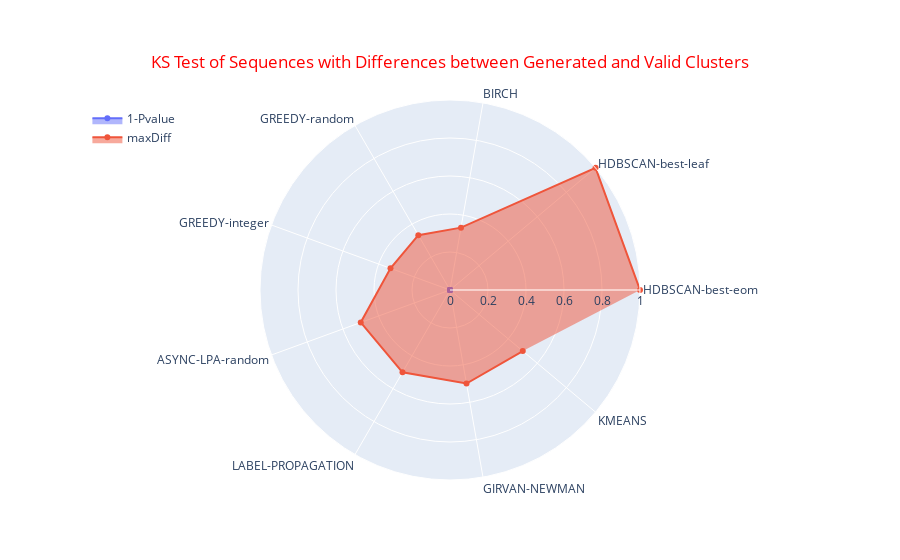

Notebook code for this chart:
### Markdown cell above
### Difference between Generated and Valid clusters

### Code cell
import pandas as pd
import plotly.graph_objects as go
from scipy.stats import ks_2samp
#import seaborn as sns
#import matplotlib.pyplot as plt
#%matplotlib inline

cols = ['maxDist','minPts','Cluster Sequence','Generated Cluster Count','Valid Cluster Count']
_df_clust_diff = _results_df[cols].copy()
_df_clust_diff['Difference'] = (_df_clust_diff['Generated Cluster Count'] 
                                - _df_clust_diff['Valid Cluster Count']).astype(float)
''' consider only records with difference != 0 '''
_diff_df = _df_clust_diff[_df_clust_diff['Difference'] > 0]
''' apply two sample KS-test to all sequences '''
_plot_df=pd.DataFrame([], columns=['Sequence','maxDiff','1-Pvalue'])
for each_seq in _diff_df['Cluster Sequence'].unique():
    _df_temp = _diff_df[_diff_df['Cluster Sequence'] ==each_seq]
    stat, pval = ks_2samp(_df_temp['Generated Cluster Count'],_df_temp['Valid Cluster Count'])
    _plot_df=_plot_df.append({'Sequence':each_seq,'maxDiff':stat, '1-Pvalue':1-pval}, ignore_index=True)

categories = _plot_df['Sequence'].to_list()
fig = go.Figure()

fig.add_trace(go.Scatterpolar(
      r=_plot_df['1-Pvalue'],
      theta=categories,
      fill='toself',
      name='1-Pvalue'
))
fig.add_trace(go.Scatterpolar(
      r=_plot_df['maxDiff'],
      theta=categories,
      fill='toself',
      name='maxDiff'
))

fig.update_layout(
    polar=dict(radialaxis=dict(visible=True,range=[0, 1])),
    title_font_color="red",
    title={'text': "KS Test of Sequences with Differences between Generated and Valid Clusters",
           'y':0.9,'x':0.5,'xanchor': 'center','yanchor': 'top'},
    legend=dict(yanchor="top",y=0.99,xanchor="left",x=0.01)
)
''' Need to install kaleido to write image to file'''
#_s_plot_save_file = str("../images/outputs/radar_plot_ks_test.png").replace(" ","_")
#fig.write_image(_s_plot_save_file)
fig.show()

### Figure 1 — Plotly figure (JSON) as saved in the notebook; plotly's stock layout.template omitted (floating-point values rounded to 4 significant figures)
{"data": [{"fill": "toself", "name": "1-Pvalue", "r": [0, 0, 0, 0, 0, 0, 0, 0, 0], "theta": ["HDBSCAN-best-eom", "HDBSCAN-best-leaf", "BIRCH", "GREEDY-random", "GREEDY-integer", "ASYNC-LPA-random", "LABEL-PROPAGATION", "GIRVAN-NEWMAN", "KMEANS"], "type": "scatterpolar"}, {"fill": "toself", "name": "maxDiff", "r": [1, 1, 0.3333, 0.3333, 0.3333, 0.5, 0.5, 0.5, 0.5], "theta": ["HDBSCAN-best-eom", "HDBSCAN-best-leaf", "BIRCH", "GREEDY-random", "GREEDY-integer", "ASYNC-LPA-random", "LABEL-PROPAGATION", "GIRVAN-NEWMAN", "KMEANS"], "type": "scatterpolar"}], "layout": {"legend": {"x": 0.01, "xanchor": "left", "y": 0.99, "yanchor": "top"}, "polar": {"radialaxis": {"range": [0, 1], "visible": true}}, "title": {"font": {"color": "red"}, "text": "KS Test of Sequences with Differences between Generated and Valid Clusters", "x": 0.5, "xanchor": "center", "y": 0.9, "yanchor": "top"}}}
